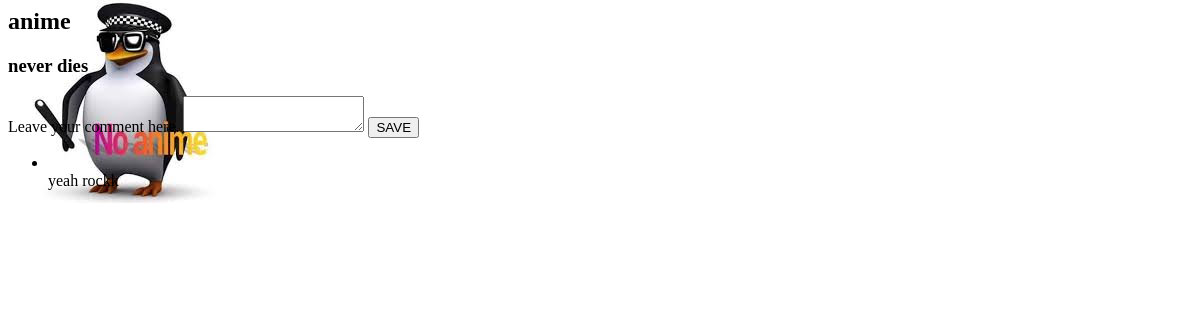
Before: /blog/detail/1/ with the older database file.
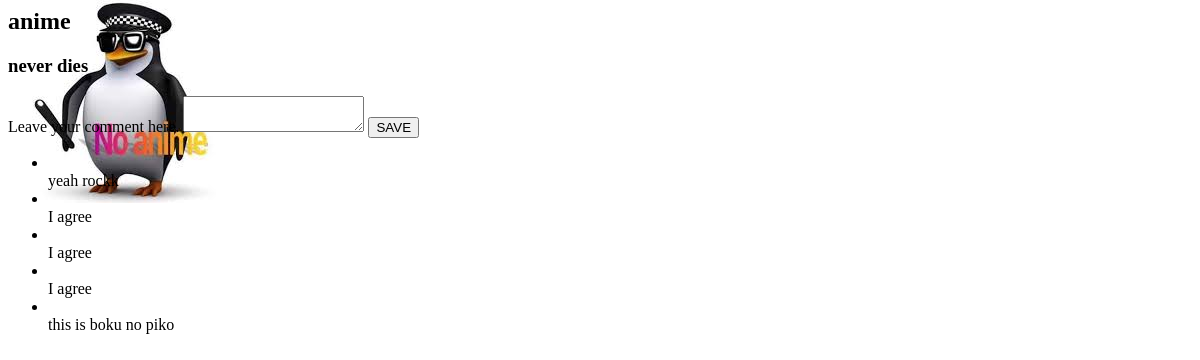
After: the same page with the newer database file.
### blog/models.py (models this page shows, shortened)
class Post (models.Model):
    title = models.CharField(max_length=200)
    text = models.TextField()
    created_date = models.DateTimeField(default=timezone.now)
    published_date = models.DateTimeField(blank=True, null=True)
    def was_published_recently(self):
        return timezone.now() >= self.published_date >=\
               timezone.now() - datetime.timedelta(days=1)
    was_published_recently.admin_order_field = 'published_date'
    was_published_recently.boolean = True
    was_published_recently.short_description = 'Published recently?'

class Comment (models.Model):
    post = models.ForeignKey(Post, on_delete=models.CASCADE)
    text = models.TextField()

### blog/views.py (the view)
# urls.py: path('detail/<int:pk>/', views.PostView.as_view(), name='post_info'),
class PostView(generic.DetailView):
    model = Post
    template_name = 'blog/detail.html'
    def get_queryset(self):
        return Post.objects.filter(published_date__lte=timezone.now())

### blog/templates/blog/detail.html (shortened to what this page needs)
{% load static %}
<link rel="stylesheet" type="text/css" href="{% static 'blog/style.css' %}">
<h2>{{post.title}}</h2>
<h3>{{post.text}}</h3>
<form action="{% url 'blog:leave_a_comment' post.id %}" method="post">
    <label>Leave your comment here.</label>
    <textarea name="comment_text"></textarea>
    <button type="submit">SAVE</button>
</form>
<ul>
{% for comment in post.comment_set.all %}
    <li>{{comment.author}}<br/>
        {{comment.text}}</li>
{% endfor %}
</ul>

Changed rows visible on the page:
added Comment: text "I agree"
added Comment: text "I agree"
added Comment: text "I agree"
added Comment: text "this is boku no piko"
